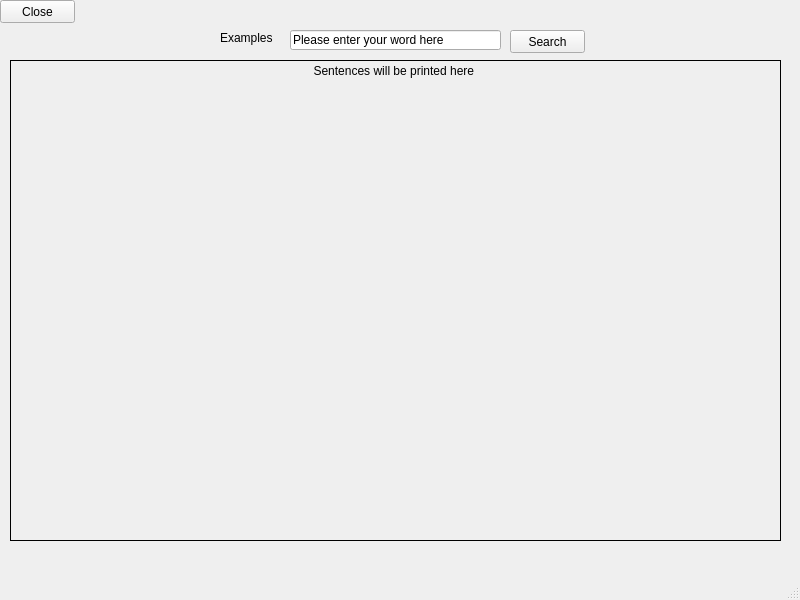
<?xml version="1.0" encoding="UTF-8"?>
<ui version="4.0">
 <class>MainWindow</class>
 <widget class="QMainWindow" name="MainWindow">
  <property name="geometry">
   <rect>
    <x>0</x>
    <y>0</y>
    <width>800</width>
    <height>600</height>
   </rect>
  </property>
  <property name="windowTitle">
   <string>MainWindow</string>
  </property>
  <widget class="QWidget" name="centralwidget">
   <widget class="QPushButton" name="search_bttn">
    <property name="geometry">
     <rect>
      <x>510</x>
      <y>30</y>
      <width>75</width>
      <height>23</height>
     </rect>
    </property>
    <property name="text">
     <string>Search</string>
    </property>
   </widget>
   <widget class="QLineEdit" name="word_line_edit">
    <property name="geometry">
     <rect>
      <x>290</x>
      <y>30</y>
      <width>211</width>
      <height>20</height>
     </rect>
    </property>
    <property name="text">
     <string>Please enter your word here</string>
    </property>
   </widget>
   <widget class="QLabel" name="ex_title_label">
    <property name="geometry">
     <rect>
      <x>220</x>
      <y>30</y>
      <width>61</width>
      <height>16</height>
     </rect>
    </property>
    <property name="text">
     <string>Examples</string>
    </property>
   </widget>
   <widget class="QPushButton" name="close_bttn">
    <property name="geometry">
     <rect>
      <x>0</x>
      <y>0</y>
      <width>75</width>
      <height>23</height>
     </rect>
    </property>
    <property name="text">
     <string>Close</string>
    </property>
   </widget>
   <widget class="QLabel" name="sent_text_label">
    <property name="geometry">
     <rect>
      <x>10</x>
      <y>60</y>
      <width>771</width>
      <height>481</height>
     </rect>
    </property>
    <property name="frameShape">
     <enum>QFrame::Panel</enum>
    </property>
    <property name="text">
     <string>Sentences will be printed here </string>
    </property>
    <property name="alignment">
     <set>Qt::AlignHCenter|Qt::AlignTop</set>
    </property>
    <property name="wordWrap">
     <bool>true</bool>
    </property>
   </widget>
  </widget>
  <widget class="QMenuBar" name="menubar">
   <property name="geometry">
    <rect>
     <x>0</x>
     <y>0</y>
     <width>800</width>
     <height>21</height>
    </rect>
   </property>
  </widget>
  <widget class="QStatusBar" name="statusbar"/>
 </widget>
 <resources/>
 <connections/>
</ui>
